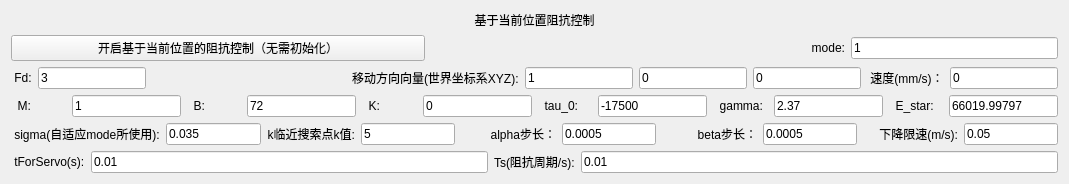
             <widget class="QWidget" name="page_3">
              <layout class="QGridLayout" name="gridLayout_18">
               <item row="0" column="0">
                <layout class="QVBoxLayout" name="verticalLayout_13">
                 <item>
                  <widget class="QLabel" name="label_87">
                   <property name="layoutDirection">
                    <enum>Qt::LeftToRight</enum>
                   </property>
                   <property name="text">
                    <string>基于当前位置阻抗控制</string>
                   </property>
                   <property name="alignment">
                    <set>Qt::AlignCenter</set>
                   </property>
                  </widget>
                 </item>
                 <item>
                  <layout class="QVBoxLayout" name="verticalLayout_12">
                   <item>
                    <layout class="QHBoxLayout" name="horizontalLayout_14" stretch="2,1,1,1">
                     <item>
                      <widget class="QPushButton" name="BaseNowIC_Button">
                       <property name="text">
                        <string>开启基于当前位置的阻抗控制（无需初始化）</string>
                       </property>
                      </widget>
                     </item>
                     <item>
                      <spacer name="horizontalSpacer_7">
                       <property name="orientation">
                        <enum>Qt::Horizontal</enum>
                       </property>
                       <property name="sizeHint" stdset="0">
                        <size>
                         <width>40</width>
                         <height>20</height>
                        </size>
                       </property>
                      </spacer>
                     </item>
                     <item>
                      <widget class="QLabel" name="label_55">
                       <property name="text">
                        <string>mode:</string>
                       </property>
                       <property name="alignment">
                        <set>Qt::AlignRight|Qt::AlignTrailing|Qt::AlignVCenter</set>
                       </property>
                      </widget>
                     </item>
                     <item>
                      <widget class="QLineEdit" name="ICmode_lineEdit">
                       <property name="text">
                        <string>1</string>
                       </property>
                      </widget>
                     </item>
                    </layout>
                   </item>
                   <item>
                    <layout class="QHBoxLayout" name="horizontalLayout_20">
                     <item>
                      <widget class="QLabel" name="label_30">
                       <property name="text">
                        <string> Fd:</string>
                       </property>
                      </widget>
                     </item>
                     <item>
                      <widget class="QLineEdit" name="Fd_lineEdit">
                       <property name="sizePolicy">
                        <sizepolicy hsizetype="Preferred" vsizetype="Fixed">
                         <horstretch>10</horstretch>
                         <verstretch>0</verstretch>
                        </sizepolicy>
                       </property>
                       <property name="text">
                        <string>3</string>
                       </property>
                      </widget>
                     </item>
                     <item>
                      <layout class="QHBoxLayout" name="horizontalLayout_22">
                       <item>
                        <spacer name="horizontalSpacer_8">
                         <property name="orientation">
                          <enum>Qt::Horizontal</enum>
                         </property>
                         <property name="sizeHint" stdset="0">
                          <size>
                           <width>200</width>
                           <height>20</height>
                          </size>
                         </property>
                        </spacer>
                       </item>
                       <item>
                        <widget class="QLabel" name="label_65">
                         <property name="text">
                          <string>移动方向向量(世界坐标系XYZ):</string>
                         </property>
                        </widget>
                       </item>
                       <item>
                        <widget class="QLineEdit" name="move_dirX_world_lineEdit">
                         <property name="sizePolicy">
                          <sizepolicy hsizetype="Preferred" vsizetype="Fixed">
                           <horstretch>20</horstretch>
                           <verstretch>0</verstretch>
                          </sizepolicy>
                         </property>
                         <property name="text">
                          <string>1</string>
                         </property>
                        </widget>
                       </item>
                       <item>
                        <widget class="QLineEdit" name="move_dirY_world_lineEdit">
                         <property name="sizePolicy">
                          <sizepolicy hsizetype="Preferred" vsizetype="Fixed">
                           <horstretch>20</horstretch>
                           <verstretch>0</verstretch>
                          </sizepolicy>
                         </property>
                         <property name="text">
                          <string>0</string>
                         </property>
                        </widget>
                       </item>
                       <item>
                        <widget class="QLineEdit" name="move_dirZ_world_lineEdit">
                         <property name="sizePolicy">
                          <sizepolicy hsizetype="Preferred" vsizetype="Fixed">
                           <horstretch>20</horstretch>
                           <verstretch>0</verstretch>
                          </sizepolicy>
                         </property>
                         <property name="text">
                          <string>0</string>
                         </property>
                        </widget>
                       </item>
                      </layout>
                     </item>
                     <item>
                      <widget class="QLabel" name="label_35">
                       <property name="text">
                        <string> 速度(mm/s)：</string>
                       </property>
                      </widget>
                     </item>
                     <item>
                      <widget class="QLineEdit" name="v_lineEdit">
                       <property name="text">
                        <string>0</string>
                       </property>
                      </widget>
                     </item>
                    </layout>
                   </item>
                   <item>
                    <layout class="QHBoxLayout" name="horizontalLayout_19" stretch="1,2,1,2,1,2,1,2,1,2,1,2">
                     <item>
                      <widget class="QLabel" name="label_27">
                       <property name="text">
                        <string>  M:</string>
                       </property>
                      </widget>
                     </item>
                     <item>
                      <widget class="QLineEdit" name="M_lineEdit">
                       <property name="text">
                        <string>1</string>
                       </property>
                      </widget>
                     </item>
                     <item>
                      <widget class="QLabel" name="label_28">
                       <property name="text">
                        <string>  B:</string>
                       </property>
                      </widget>
                     </item>
                     <item>
                      <widget class="QLineEdit" name="B_lineEdit">
                       <property name="text">
                        <string>72</string>
                       </property>
                      </widget>
                     </item>
                     <item>
                      <widget class="QLabel" name="label_29">
                       <property name="text">
                        <string>  K:</string>
                       </property>
                      </widget>
                     </item>
                     <item>
                      <widget class="QLineEdit" name="K_lineEdit">
                       <property name="text">
                        <string>0</string>
                       </property>
                      </widget>
                     </item>
                     <item>
                      <widget class="QLabel" name="label_60">
                       <property name="text">
                        <string>  tau_0:</string>
                       </property>
                      </widget>
                     </item>
                     <item>
                      <widget class="QLineEdit" name="tau_0_lineEdit">
                       <property name="text">
                        <string>-17500</string>
                       </property>
                      </widget>
                     </item>
                     <item>
                      <widget class="QLabel" name="label_61">
                       <property name="text">
                        <string>  gamma:</string>
                       </property>
                      </widget>
                     </item>
                     <item>
                      <widget class="QLineEdit" name="gamma_lineEdit">
                       <property name="text">
                        <string>2.37</string>
                       </property>
                      </widget>
                     </item>
                     <item>
                      <widget class="QLabel" name="label_62">
                       <property name="text">
                        <string>  E_star:</string>
                       </property>
                      </widget>
                     </item>
                     <item>
                      <widget class="QLineEdit" name="E_star_lineEdit">
                       <property name="text">
                        <string>66019.99797 </string>
                       </property>
                      </widget>
                     </item>
                    </layout>
                   </item>
                   <item>
                    <layout class="QHBoxLayout" name="horizontalLayout_13" stretch="2,2,1,2,2,2,2,2,2,2">
                     <item>
                      <widget class="QLabel" name="label_38">
                       <property name="text">
                        <string> sigma(自适应mode所使用):</string>
                       </property>
                      </widget>
                     </item>
                     <item>
                      <widget class="QLineEdit" name="sigma_lineEdit">
                       <property name="text">
                        <string>0.035</string>
                       </property>
                      </widget>
                     </item>
                     <item>
                      <widget class="QLabel" name="label_69">
                       <property name="text">
                        <string>k临近搜索点k值:</string>
                       </property>
                       <property name="alignment">
                        <set>Qt::AlignRight|Qt::AlignTrailing|Qt::AlignVCenter</set>
                       </property>
                      </widget>
                     </item>
                     <item>
                      <widget class="QLineEdit" name="k_formulas_lineEdit">
                       <property name="sizePolicy">
                        <sizepolicy hsizetype="Preferred" vsizetype="Fixed">
                         <horstretch>10</horstretch>
                         <verstretch>0</verstretch>
                        </sizepolicy>
                       </property>
                       <property name="text">
                        <string>5</string>
                       </property>
                      </widget>
                     </item>
                     <item>
                      <widget class="QLabel" name="label_93">
                       <property name="text">
                        <string>alpha步长：</string>
                       </property>
                       <property name="alignment">
                        <set>Qt::AlignRight|Qt::AlignTrailing|Qt::AlignVCenter</set>
                       </property>
                      </widget>
                     </item>
                     <item>
                      <widget class="QLineEdit" name="delta_alpha_lineEdit">
                       <property name="sizePolicy">
                        <sizepolicy hsizetype="Preferred" vsizetype="Fixed">
                         <horstretch>10</horstretch>
                         <verstretch>0</verstretch>
                        </sizepolicy>
                       </property>
                       <property name="text">
                        <string>0.0005</string>
                       </property>
                      </widget>
                     </item>
                     <item>
                      <widget class="QLabel" name="label_94">
                       <property name="text">
                        <string>beta步长：</string>
                       </property>
                       <property name="alignment">
                        <set>Qt::AlignRight|Qt::AlignTrailing|Qt::AlignVCenter</set>
                       </property>
                      </widget>
                     </item>
                     <item>
                      <widget class="QLineEdit" name="delta_beta_lineEdit">
                       <property name="sizePolicy">
                        <sizepolicy hsizetype="Preferred" vsizetype="Fixed">
                         <horstretch>10</horstretch>
                         <verstretch>0</verstretch>
                        </sizepolicy>
                       </property>
                       <property name="text">
                        <string>0.0005</string>
                       </property>
                      </widget>
                     </item>
                     <item>
                      <widget class="QLabel" name="label_59">
                       <property name="text">
                        <string>下降限速(m/s):</string>
                       </property>
                       <property name="alignment">
                        <set>Qt::AlignRight|Qt::AlignTrailing|Qt::AlignVCenter</set>
                       </property>
                      </widget>
                     </item>
                     <item>
                      <layout class="QHBoxLayout" name="horizontalLayout_17">
                       <item>
                        <widget class="QLineEdit" name="downLimit_lineEdit">
                         <property name="text">
                          <string>0.05</string>
                         </property>
                        </widget>
                       </item>
                      </layout>
                     </item>
                    </layout>
                   </item>
                  </layout>
                 </item>
                 <item>
                  <layout class="QHBoxLayout" name="horizontalLayout_3">
                   <item>
                    <layout class="QHBoxLayout" name="horizontalLayout_12">
                     <item>
                      <widget class="QLabel" name="label_36">
                       <property name="text">
                        <string> tForServo(s):</string>
                       </property>
                      </widget>
                     </item>
                     <item>
                      <widget class="QLineEdit" name="tForServo_lineEdit">
                       <property name="text">
                        <string>0.01</string>
                       </property>
                      </widget>
                     </item>
                    </layout>
                   </item>
                   <item>
                    <widget class="QLabel" name="label_33">
                     <property name="text">
                      <string>Ts(阻抗周期/s):</string>
                     </property>
                    </widget>
                   </item>
                   <item>
                    <widget class="QLineEdit" name="Ts_lineEdit">
                     <property name="text">
                      <string>0.01</string>
                     </property>
                    </widget>
                   </item>
                  </layout>
                 </item>
                </layout>
               </item>
              </layout>
             </widget>
